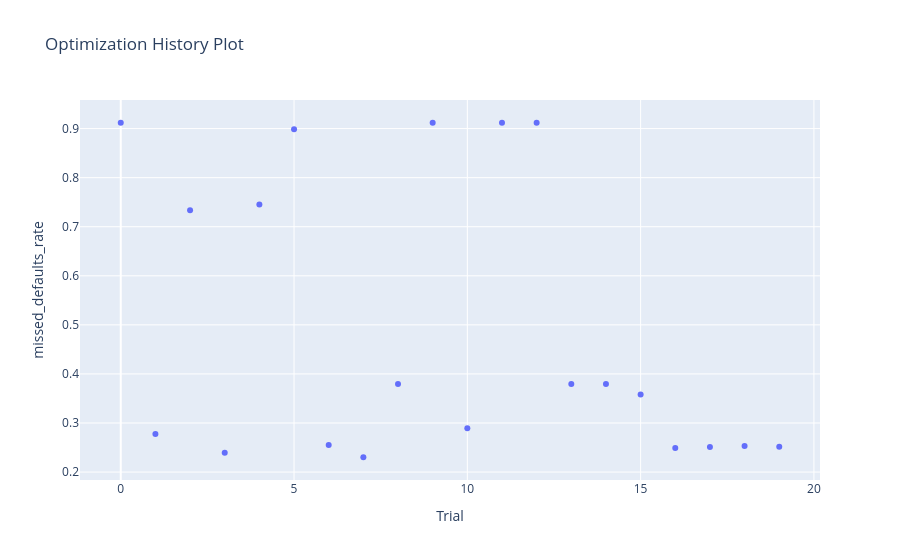
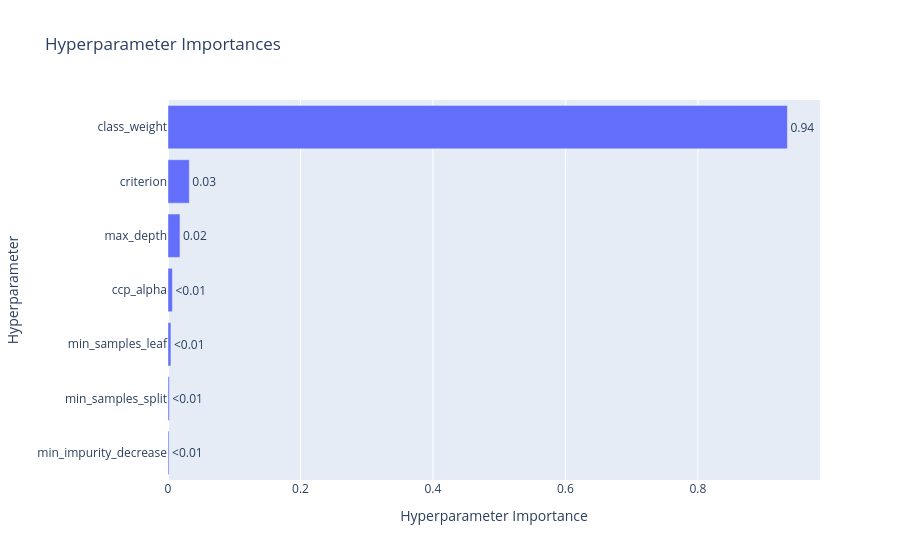
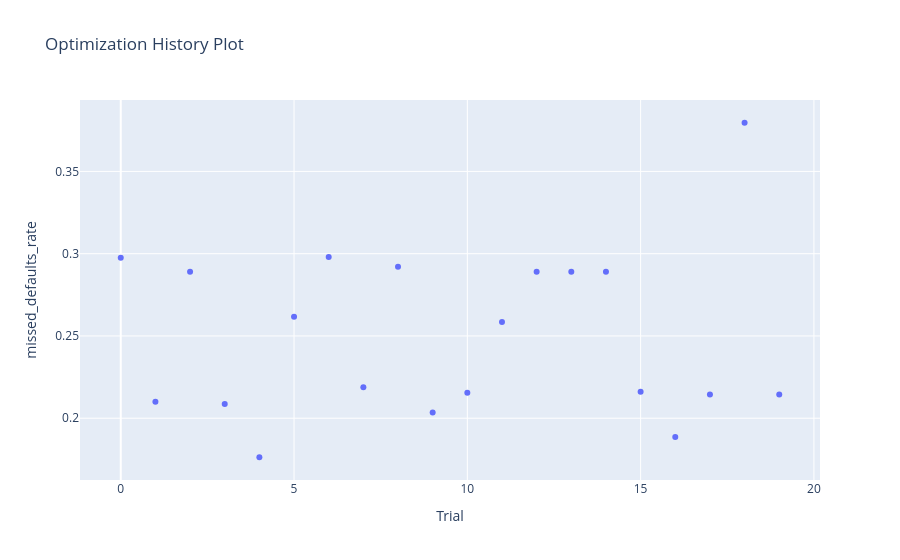
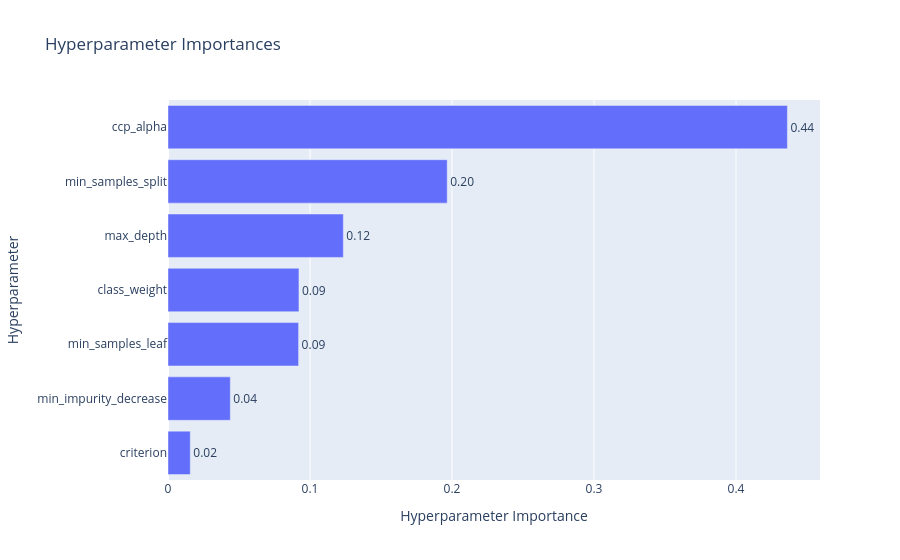

Here is the notebook cell these charts were saved with, in order:
### Code cell
def get_decision_tree_params(trial):
    return {
        "class_weight": trial.suggest_categorical("class_weight", [None, "balanced"]),
        "criterion": trial.suggest_categorical("criterion", ["entropy", "log_loss"]),
        "splitter": "best",
        "max_depth": trial.suggest_int("max_depth", 4, 15),
        "min_samples_leaf": trial.suggest_int("min_samples_leaf", 10, 60),
        "min_samples_split": trial.suggest_int("min_samples_split", 20, 150),
        "min_impurity_decrease": trial.suggest_float("min_impurity_decrease", 1e-5, 2e-3, log=True),
        "ccp_alpha": trial.suggest_float("ccp_alpha", 1e-5, 5e-3, log=True),
        "random_state": RANDOM_STATE,
    }

def build_pipeline_fn(trial):
    model = DecisionTreeClassifier(**get_decision_tree_params(trial))
    return get_base_pipeline(tree_preprocessor, model)

def build_best_pipeline_fn(best_params):
    model = DecisionTreeClassifier(**best_params, random_state=RANDOM_STATE)
    return get_base_pipeline(tree_preprocessor, model)

dt_best_params = run_optuna(build_pipeline_fn, build_best_pipeline_fn, "Decision Tree Classifier")

def build_pipeline_fn(trial):
    model = DecisionTreeClassifier(**get_decision_tree_params(trial))
    return get_ros_pipeline(tree_preprocessor, model)

def build_best_pipeline_fn(best_params):
    model = DecisionTreeClassifier(**best_params, random_state=RANDOM_STATE)
    return get_ros_pipeline(tree_preprocessor, model)

dt_os_best_params = run_optuna(build_pipeline_fn, build_best_pipeline_fn, "Decision Tree Classifier with Over Sampler")

def build_pipeline_fn(trial):
    model = DecisionTreeClassifier(**get_decision_tree_params(trial))
    return get_smote_pipeline(tree_preprocessor, model)

def build_best_pipeline_fn(best_params):
    model = DecisionTreeClassifier(**best_params, random_state=RANDOM_STATE)
    return get_smote_pipeline(tree_preprocessor, model)

dt_smote_best_params = run_optuna(build_pipeline_fn, build_best_pipeline_fn, "Decision Tree Classifier with SMOTE")

# def build_pipeline_fn(trial):
#     model = DecisionTreeClassifier(**get_decision_tree_params(trial))
#     return get_rus_pipeline(tree_preprocessor, model)

# def build_best_pipeline_fn(best_params):
#     model = DecisionTreeClassifier(**best_params, random_state=RANDOM_STATE)
#     return get_rus_pipeline(tree_preprocessor, model)

# dt_us_best_params = run_optuna(build_pipeline_fn, build_best_pipeline_fn, "Decision Tree Classifier with Under Sampler")

# def build_pipeline_fn(trial):
#     model = DecisionTreeClassifier(**get_decision_tree_params(trial))
#     return get_cc_pipeline(tree_preprocessor, model)

# def build_best_pipeline_fn(best_params):
#     model = DecisionTreeClassifier(**best_params, random_state=RANDOM_STATE)
#     return get_cc_pipeline(tree_preprocessor, model)

# dt_cc_best_params = run_optuna(build_pipeline_fn, build_best_pipeline_fn, "Decision Tree Classifier with Cluster Centroids")

### Figure 1 — Plotly figure (JSON) as saved in the notebook; plotly's stock layout.template omitted (floating-point values rounded to 4 significant figures)
{"data": [{"mode": "markers", "name": "missed_defaults_rate", "type": "scatter", "x": [0, 1, 2, 3, 4, 5, 6, 7, 8, 9, 10, 11, 12, 13, 14, 15, 16, 17, 18, 19], "y": [0.9119, 0.2777, 0.7335, 0.2392, 0.7452, 0.8986, 0.255, 0.2302, 0.3796, 0.9119, 0.2894, 0.9119, 0.9119, 0.3796, 0.3796, 0.358, 0.2489, 0.2511, 0.253, 0.2516]}, {"marker": {"color": "#cccccc"}, "mode": "markers", "name": "Infeasible Trial", "showlegend": false, "type": "scatter", "x": [], "y": []}], "layout": {"title": {"text": "Optimization History Plot"}, "xaxis": {"title": {"text": "Trial"}}, "yaxis": {"title": {"text": "missed_defaults_rate"}}}}

### Figure 2 — Plotly figure (JSON) as saved in the notebook; plotly's stock layout.template omitted (floating-point values rounded to 4 significant figures)
{"data": [{"cliponaxis": false, "hovertemplate": ["min_impurity_decrease (FloatDistribution): 0.001553030206810267<extra></extra>", "min_samples_split (IntDistribution): 0.00198734598546912<extra></extra>", "min_samples_leaf (IntDistribution): 0.004401957255991609<extra></extra>", "ccp_alpha (FloatDistribution): 0.006658109421451113<extra></extra>", "max_depth (IntDistribution): 0.01805225024623423<extra></extra>", "criterion (CategoricalDistribution): 0.03216534927568635<extra></extra>", "class_weight (CategoricalDistribution): 0.9351819576083572<extra></extra>"], "name": "missed_defaults_rate", "orientation": "h", "text": ["<0.01", "<0.01", "<0.01", "<0.01", "0.02", "0.03", "0.94"], "textposition": "outside", "type": "bar", "x": [0.001553, 0.001987, 0.004402, 0.006658, 0.01805, 0.03217, 0.9352], "y": ["min_impurity_decrease", "min_samples_split", "min_samples_leaf", "ccp_alpha", "max_depth", "criterion", "class_weight"]}], "layout": {"title": {"text": "Hyperparameter Importances"}, "xaxis": {"title": {"text": "Hyperparameter Importance"}}, "yaxis": {"title": {"text": "Hyperparameter"}}}}

### Figure 3 — Plotly figure (JSON) as saved in the notebook; plotly's stock layout.template omitted (floating-point values rounded to 4 significant figures)
{"data": [{"mode": "markers", "name": "missed_defaults_rate", "type": "scatter", "x": [0, 1, 2, 3, 4, 5, 6, 7, 8, 9, 10, 11, 12, 13, 14, 15, 16, 17, 18, 19], "y": [0.2976, 0.2101, 0.2891, 0.2086, 0.1763, 0.2617, 0.298, 0.2189, 0.2921, 0.2035, 0.2155, 0.2585, 0.2891, 0.2891, 0.2891, 0.2161, 0.1886, 0.2144, 0.3796, 0.2144]}, {"marker": {"color": "#cccccc"}, "mode": "markers", "name": "Infeasible Trial", "showlegend": false, "type": "scatter", "x": [], "y": []}], "layout": {"title": {"text": "Optimization History Plot"}, "xaxis": {"title": {"text": "Trial"}}, "yaxis": {"title": {"text": "missed_defaults_rate"}}}}

### Figure 4 — Plotly figure (JSON) as saved in the notebook; plotly's stock layout.template omitted (floating-point values rounded to 4 significant figures)
{"data": [{"cliponaxis": false, "hovertemplate": ["criterion (CategoricalDistribution): 0.015682129173853802<extra></extra>", "min_impurity_decrease (FloatDistribution): 0.04388157293022185<extra></extra>", "min_samples_leaf (IntDistribution): 0.09195193559797706<extra></extra>", "class_weight (CategoricalDistribution): 0.09221713551509476<extra></extra>", "max_depth (IntDistribution): 0.12346991708357043<extra></extra>", "min_samples_split (IntDistribution): 0.1966175871670557<extra></extra>", "ccp_alpha (FloatDistribution): 0.43617972253222637<extra></extra>"], "name": "missed_defaults_rate", "orientation": "h", "text": ["0.02", "0.04", "0.09", "0.09", "0.12", "0.20", "0.44"], "textposition": "outside", "type": "bar", "x": [0.01568, 0.04388, 0.09195, 0.09222, 0.1235, 0.1966, 0.4362], "y": ["criterion", "min_impurity_decrease", "min_samples_leaf", "class_weight", "max_depth", "min_samples_split", "ccp_alpha"]}], "layout": {"title": {"text": "Hyperparameter Importances"}, "xaxis": {"title": {"text": "Hyperparameter Importance"}}, "yaxis": {"title": {"text": "Hyperparameter"}}}}
